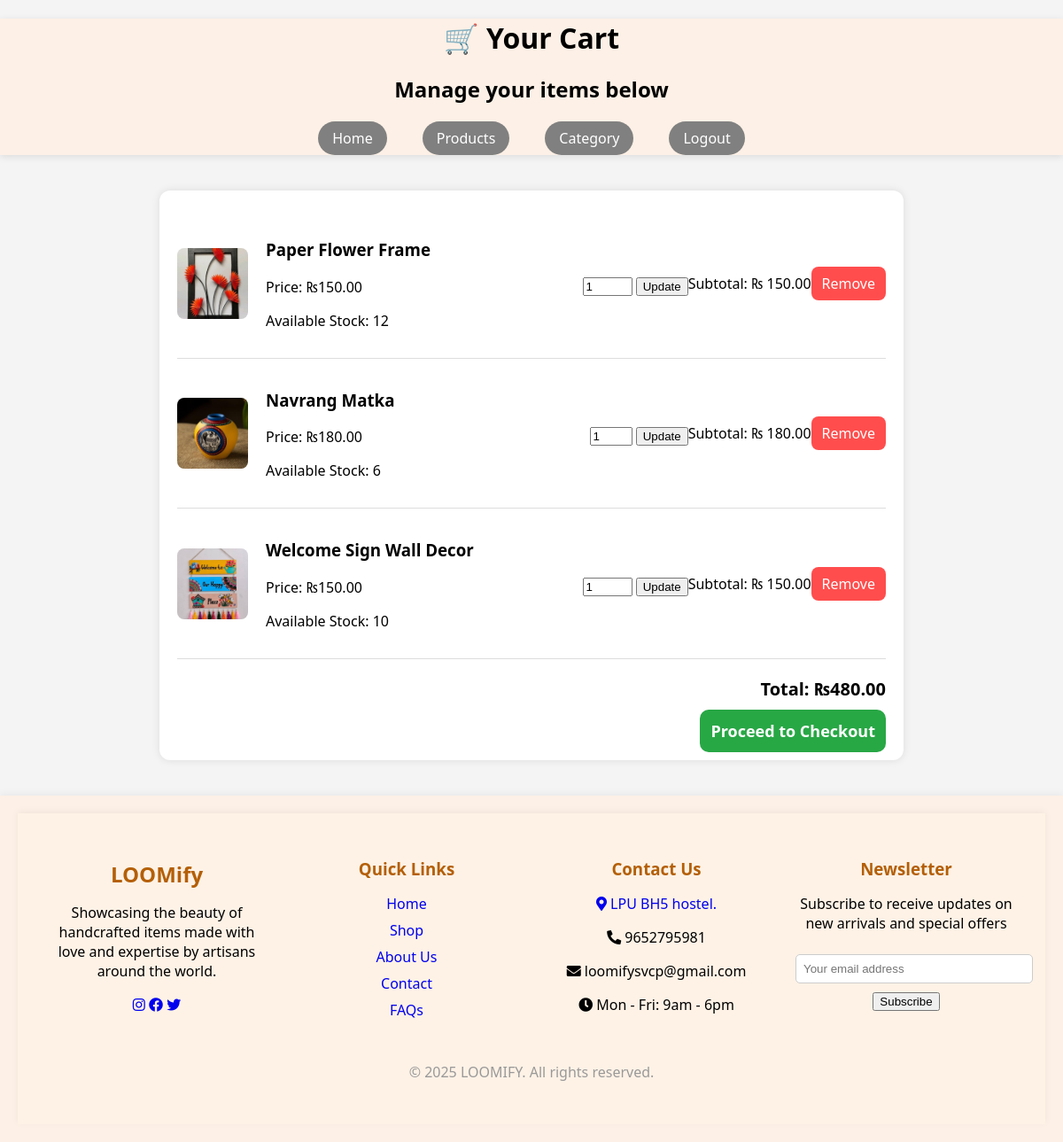
Before: /cart.php (signed in) with the older database file.
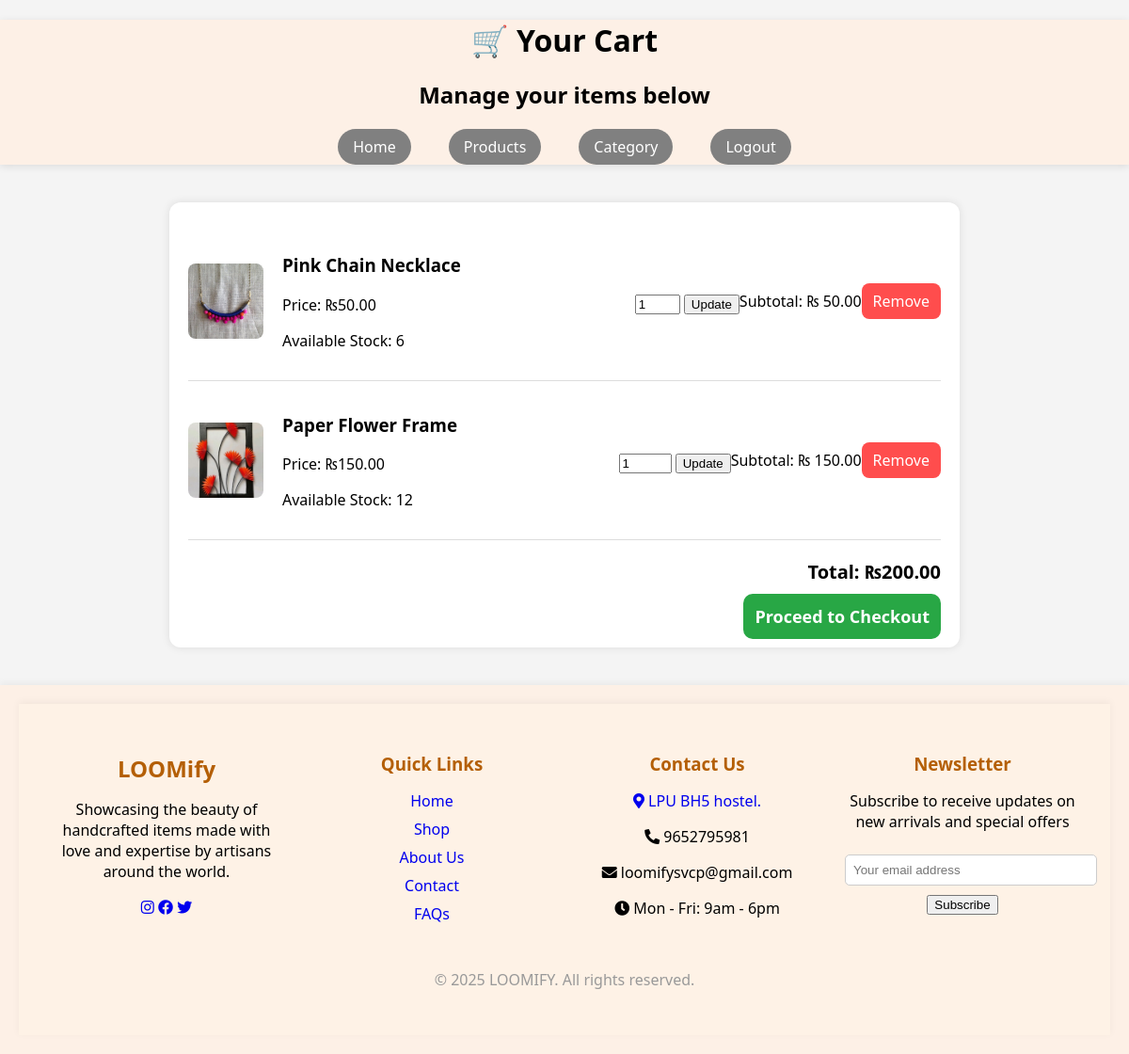
After: the same page with the newer database file.
### tables this page shows
CREATE TABLE `cart` (
  `cart_id` int(11) NOT NULL,
  `user_id` int(11) NOT NULL,
  `product_id` int(11) NOT NULL,
  `quantity` int(11) NOT NULL
);

CREATE TABLE `products` (
  `product_id` int(11) NOT NULL,
  `seller_id` int(11) DEFAULT NULL,
  `name` varchar(100) NOT NULL,
  `description` text DEFAULT NULL,
  `price` decimal(10,2) NOT NULL,
  `stock` int(11) NOT NULL,
  `Image` varchar(255) NOT NULL,
  `category_id` int(11) NOT NULL
);

### cart.php (the view, shortened to what this page needs)
<?php
include 'db.php';
$user_id = $_SESSION['user_id'];
$cart_items = [];
$total = 0;
$query = "SELECT c.*, p.name, p.price, p.Image, p.stock
      FROM cart c
      JOIN products p ON c.product_id = p.product_id
      WHERE c.user_id = ?";
if ($stmt = $conn->prepare($query)) {
  $stmt->bind_param("i", $user_id);
  $stmt->execute();
  $result = $stmt->get_result();
  $cart_items = $result->fetch_all(MYSQLI_ASSOC);
  foreach ($cart_items as $item) {
    $total += $item['price'] * $item['quantity'];
  }
}
?>
<!DOCTYPE html>
<html lang="en">
<head>
</head>
<body>
<header>
  <div>
<h1>🛒 Your Cart</h1>
  <h2>Manage your items below</h2></div>
  <div class="header-navigation">
    <a href="index.php">Home</a>
    <a href="productDetails.php">Products</a>
    <a href="productcategory.php">Category</a>
    <a href="logout.php">Logout</a>
</header>
  <div class="cart-container">
        <?php if (empty($cart_items)): ?>
          <div class="empty-cart">
                <p>Your cart is empty</p>
                <a href="index.php" class="checkout-btn">Continue Shopping</a>
            </div>
        <?php else: ?>
            <?php foreach ($cart_items as $item): ?>
    <div class="cart-item">
    <img src="<?php echo htmlspecialchars($item['Image']); ?>"
     alt="<?php echo htmlspecialchars($item['name']); ?>">
     <div class="item-details">
      <h3><?php echo htmlspecialchars($item['name']); ?></h3>
      <p>Price: ₨<?php echo number_format($item['price'], 2); ?></p>
      <p class="stock-info">Available Stock: <?php echo $item['stock'] + $item['quantity']; ?></p>
    </div>
    <form method="POST" class="quantity-controls">
    <input type="number" name="quantity" value="<?php echo $item['quantity']; ?>"
     min="1" max="<?php echo $item['stock'] + $item['quantity']; ?>">
     <button type="submit" name="update_quantity" class="update-btn">Update</button>
    </form>
    <p>Subtotal: ₨ <?php echo number_format($item['price'] * $item['quantity'], 2); ?></p>
    <a href="?remove=<?php echo $item['cart_id']; ?>" class="remove-btn"
     onclick="return confirm('Are you sure you want to remove this item?')">
      Remove
    </a>
    </div>
    <?php endforeach; ?>
    <div class="cart-total">
      <p>Total: ₨<?php echo number_format($total, 2); ?></p>
      <a href="checkout.php" class="checkout-btn">Proceed to Checkout</a>
    </div>
     <?php endif; ?>
    </div>
    <footer>
      <?php include 'styles/footer.php'; ?>
      </footer>
</body>
</html>

Changed rows visible on the page:
removed cart: product.Image (picture), product.name "Navrang Matka", product.price "180.00", $item['stock'] + $item['quantity'] "6", quantity "1", $item['price']*$item['quantity'] "180.00"
removed cart: product.Image (picture), product.name "Welcome Sign Wall Decor", product.price "150.00", $item['stock'] + $item['quantity'] "10", quantity "1", $item['price']*$item['quantity'] "150.00"
added cart: product.Image (picture), product.name "Pink Chain Necklace", product.price "50.00", $item['stock'] + $item['quantity'] "6", quantity "1", $item['price']*$item['quantity'] "50.00"
Other visible differences:
$total: "480.00" → "200.00"
